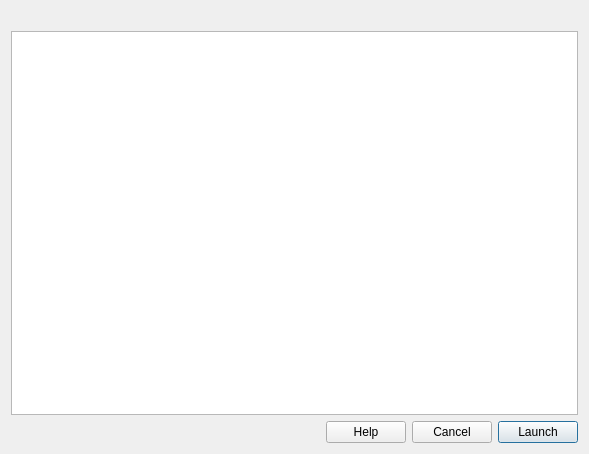
<?xml version="1.0" encoding="UTF-8"?>
<ui version="4.0">
 <class>ScriptTextDlgClass</class>
 <widget class="QDialog" name="ScriptTextDlgClass">
  <property name="geometry">
   <rect>
    <x>0</x>
    <y>0</y>
    <width>589</width>
    <height>454</height>
   </rect>
  </property>
  <property name="windowTitle">
   <string>Script</string>
  </property>
  <layout class="QGridLayout" name="gridLayout">
   <item row="0" column="0">
    <widget class="QLabel" name="label">
     <property name="sizePolicy">
      <sizepolicy hsizetype="Fixed" vsizetype="Fixed">
       <horstretch>0</horstretch>
       <verstretch>0</verstretch>
      </sizepolicy>
     </property>
     <property name="maximumSize">
      <size>
       <width>120</width>
       <height>110</height>
      </size>
     </property>
     <property name="text">
      <string/>
     </property>
     <property name="pixmap">
      <pixmap>:/icons/Mines.PNG</pixmap>
     </property>
     <property name="scaledContents">
      <bool>true</bool>
     </property>
    </widget>
   </item>
   <item row="2" column="3">
    <widget class="QPushButton" name="pushLaunch">
     <property name="sizePolicy">
      <sizepolicy hsizetype="Maximum" vsizetype="Fixed">
       <horstretch>0</horstretch>
       <verstretch>0</verstretch>
      </sizepolicy>
     </property>
     <property name="text">
      <string>Launch</string>
     </property>
    </widget>
   </item>
   <item row="2" column="0">
    <spacer name="horizontalSpacer">
     <property name="orientation">
      <enum>Qt::Horizontal</enum>
     </property>
     <property name="sizeHint" stdset="0">
      <size>
       <width>40</width>
       <height>20</height>
      </size>
     </property>
    </spacer>
   </item>
   <item row="1" column="0" colspan="4">
    <widget class="QTextEdit" name="textEdit">
     <property name="acceptRichText">
      <bool>false</bool>
     </property>
    </widget>
   </item>
   <item row="2" column="2">
    <widget class="QPushButton" name="pushCancel">
     <property name="text">
      <string>Cancel</string>
     </property>
    </widget>
   </item>
   <item row="2" column="1">
    <widget class="QPushButton" name="pushHelp">
     <property name="text">
      <string>Help</string>
     </property>
    </widget>
   </item>
  </layout>
 </widget>
 <resources/>
 <connections/>
</ui>
